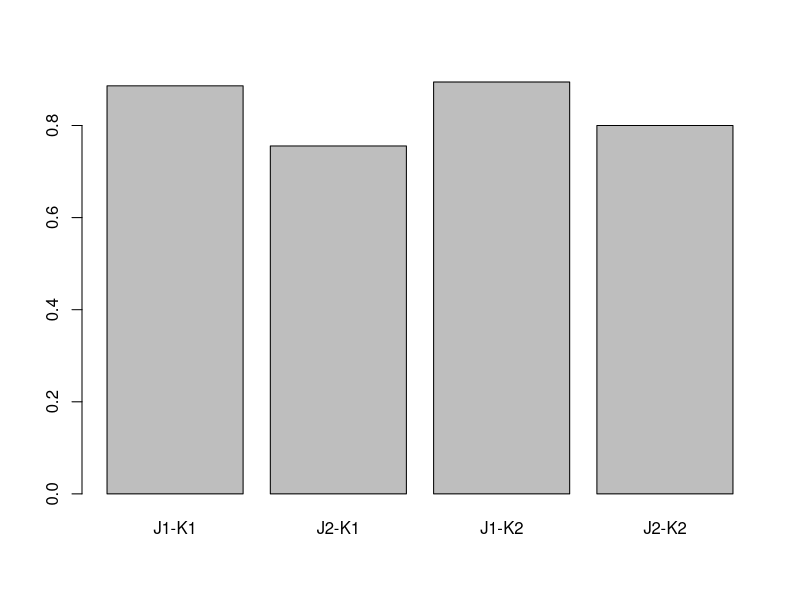

Write the R code that produced this figure.
### make data

nTrials = 12
nSubs = 30

fake <- expand.grid(trial = 1:nTrials, ppt = 1:nSubs, J = c('J1', 'J2'), K = c('K1', 'K2'), stringsAsFactors = T)

B0 <- 1.5 # grand mean
B1 <- .5 # main effect of J
B2 <- -.3 # main effect of K
s <- rnorm(nSubs, 0, 1)

# there are two true main effects and no interaction
logitSuccess <- with(fake, B0 + c(B1, -B1)[J] + c(B2, -B2)[K] + s[ppt])

logistic <- function(x){
  1/(1 + exp(-x))
}

fake$y <- rbinom(n = length(logitSuccess), size = 1, prob = logistic(logitSuccess))

write.csv(fake, 'fakeData.csv')

with(aggregate(y ~ J + K, data = fake, FUN = mean), barplot(y, names.arg = paste(J,K, sep = '-')))

